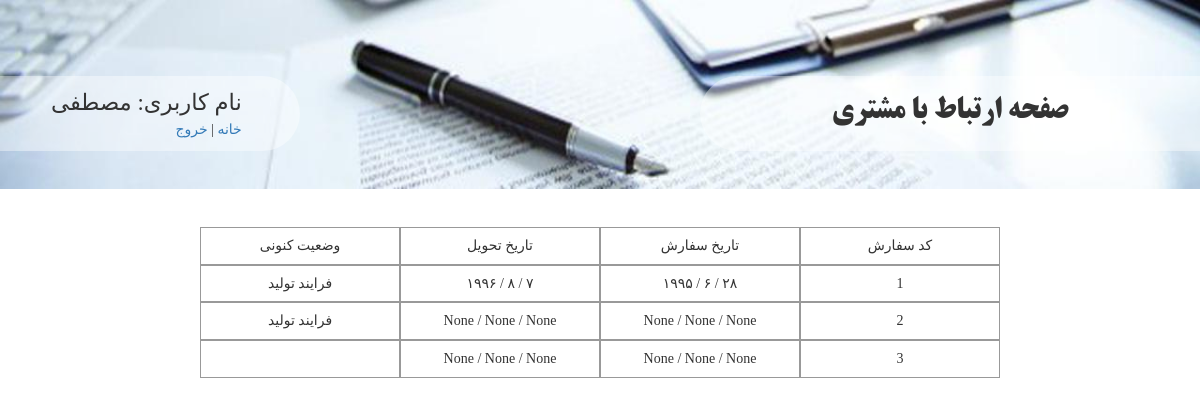
Before: /user/show_reserves/ (signed in) with the older database file.
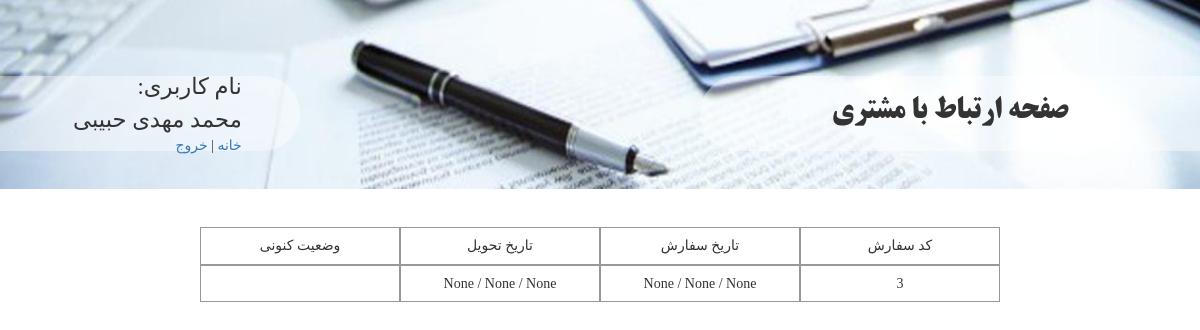
After: the same page with the newer database file.
### UserManager/models.py (models this page shows, shortened)
class Customer(models.Model):
    user = models.OneToOneField(User,)
    username = models.CharField(max_length=100)
    name = models.CharField(max_length=100, null=True, verbose_name='نام')
    phoneNumber = models.CharField(max_length=50, verbose_name='شماره تلفن همراه',)
    email = models.EmailField(verbose_name='ایمیل',)
    moaref = models.CharField(max_length=200, verbose_name='نام معرف',)
    workPhoneNumber = models.CharField(max_length=50, verbose_name='تلفن محل کار',)
    address = models.TextField(verbose_name='آدرس',)
    companyName = models.TextField(verbose_name='نام شرکت',)
    class Meta:
        verbose_name = 'مشتری'
        verbose_name_plural = 'مشتری'

### ReserveForm/models.py (models this page shows, shortened)
class ReserveForm(models.Model):
    customer = models.ForeignKey(Customer, verbose_name='مشتری', )
    tarh = models.ImageField(upload_to='tarh/', verbose_name='طرح', blank=True, null=True)
    serviceTarh = models.ManyToManyField('ServiceTarh', verbose_name='خدمات طرح', blank=True)
    hasParche = models.BooleanField(verbose_name='پارچه دارد',)
    parche = models.ForeignKey('Parche',verbose_name='پارچه', blank=True, null=True)
    parcheWidth = models.IntegerField(verbose_name='عرض پارچه', blank=True, null=True)
    parcheHeight = models.IntegerField(verbose_name='طول پارچه', blank=True, null=True)
    number = models.IntegerField(verbose_name='تعداد', blank=True, null=True)
    typeChap = models.ForeignKey('Chap', verbose_name='چاپ', blank=True, null=True)
    dookht = models.ForeignKey('Dookht', verbose_name='دوخت', blank=True, null=True,)
    hasLabel = models.BooleanField(verbose_name='لیبل دارد', )
    otherServices = models.ManyToManyField('OtherServices', verbose_name='سایر خدمات', blank=True)
    reserveDay = models.IntegerField(choices=dayChoice, verbose_name='روز', blank=True, null=True)
    reserveMonth = models.IntegerField(choices=monthChoice, verbose_name='ماه', blank=True, null=True)
    reserveYear = models.IntegerField(verbose_name='سال', blank=True, null=True)
    deliveryDay = models.IntegerField(choices=dayChoice, verbose_name='روز', blank=True, null=True)
    deliveryMonth = models.IntegerField(choices=monthChoice, verbose_name='ماه', blank=True, null=True)
    deliveryYear = models.IntegerField(verbose_name='سال', blank=True, null=True)
    description = models.TextField(verbose_name='توضیح', blank=True, null=True)
    process = models.ForeignKey('Process', verbose_name='فرایند', blank=True, null=True, default=2)
    class Meta:
        verbose_name = "سفارش"
        verbose_name_plural = "سفارش"

class Process(models.Model):
    name = models.CharField(max_length=100, verbose_name='نام',)
    class Meta:
        verbose_name = 'فرایند'
        verbose_name_plural = 'فرایند'

### UserManager/views.py (the view)
# urls.py: url(r'show_reserves/', view=views.show_reserves, name='ShowReserves'),
@login_required(login_url='/user/login/')
def show_reserves(request):
    customer = Customer.objects.get(user=request.user)
    forms = ReserveForm.objects.filter(customer=customer)
    context = {'forms':forms, 'customer':customer}
    return render(request, 'showReserves.html', context=context)

### ReserveForm/templatetags/toPersian.py (called while the page is built)
@register.filter
def IntegerToPersian(number):
    if number is None:
        return None
    if number==0:
        return '۰'
    persian_number = ''
    while(number>=1):
        digit = number%10
        persian_number = toPersianDigit(digit)+persian_number
        number = int(number/10)
    return persian_number

def toPersianDigit(digit):
    if digit is None:
        return None
    if digit==1:
        return '۱'
    if digit==2:
        return '۲'
    if digit==3:
        return '۳'
    if digit==4:
        return '۴'
    if digit==5:
        return '۵'
    if digit==6:
        return '۶'
    if digit==7:
        return '۷'
    if digit==8:
        return '۸'
    if digit==9:
        return '۹'
    if digit==0:
        return '۰'

### templates/showReserves.html
{% extends 'customerBase.html' %}
{% load static %}
{% load toPersian %}
{% block load_style_file %}
    <link href="{% static 'css/showReserves.css' %}" rel="stylesheet" type="text/css">
{% endblock %}
{% block content %}
    <div id="main-content-wrapper" class="container-fluid">
        <div class="row">
            <div id="table-wrapper" class="col-md-8 col-md-offset-2 container-fluid">
                <div class="row">
                    <div class="col-md-3 center-horizontally cell">
                        <h5 class="text-wrapper">وضعیت کنونی</h5>
                    </div>
                    <div class="col-md-3 center-horizontally cell">
                        <h5 class="text-wrapper">تاریخ تحویل</h5>
                    </div>
                    <div class="col-md-3 center-horizontally cell">
                        <h5 class="text-wrapper">تاریخ سفارش</h5>
                    </div>
                    <div class="col-md-3 center-horizontally cell">
                        <h5 class="text-wrapper">کد سفارش</h5>
                    </div>
                </div>
                {% for form in forms %}
                    <div class="row">
                        <div class="col-md-3 center-horizontally cell">
                            <h5 class="text-wrapper">{{ form.process.name }}</h5>
                        </div>
                        <div class="col-md-3 center-horizontally cell">
                            <h5 class="text-wrapper">
                                <span>{{ form.deliveryYear|IntegerToPersian }} /</span>
                                <span>{{ form.deliveryMonth|IntegerToPersian }} /</span>
                                <span>{{ form.deliveryDay|IntegerToPersian }}</span>
                            </h5>
                        </div>
                        <div class="col-md-3 center-horizontally cell">
                            <h5 class="text-wrapper">
                                <span>{{ form.reserveYear|IntegerToPersian }} /</span>
                                <span>{{ form.reserveMonth|IntegerToPersian }} /</span>
                                <span>{{ form.reserveDay|IntegerToPersian }}</span>
                            </h5>
                        </div>
                        <div class="col-md-3 center-horizontally cell">
                            <h5 class="text-wrapper">{{ form.id }}</h5>
                        </div>
                    </div>
                {% endfor %}
            </div>
        </div>
    </div>
{% endblock %}

### templates/customerBase.html (shortened to what this page needs)
<!DOCTYPE html>
{% load static %}
<html lang="en">
<head>
    <link href="{% static 'bootstrap-3.3.7-dist/css/bootstrap.min.css' %}" rel="stylesheet" type="text/css">
    <link href="{% static 'css/customer_base.css' %}" type="text/css" rel="stylesheet">
    {% block load_style_file %}
    {% endblock %}
</head>
<body>
{% block header_page %}
    <div id="header-wrapper" class="container-fluid">
        <div class="row">
            <div id="user-property-wrapper" class="col-sm-4 col-xs-5 col-md-3">
                <div id="container-property" class="center-vertically">
                    <div id="username-wrapper">
                        <div id="username-label-wrapper">نام کاربری:</div>
                        <div id="username-value-wrapper">{{ customer.name }}</div>
                    </div>
                    <div id="links-wrapper">
                        <div id="home-link"><a href="{% url 'HomepageCustomer' %}">خانه</a> |</div>
                        <div id="exit-link"><a href="{% url 'Exit' %}">خروج</a></div>
                    </div>
                </div>
            </div>
            <div id="page-title-wrapper" class="col-xs-8 col-xs-offset-4 col-md-5 col-md-offset-4">صفحه ارتباط با مشتری</div>
        </div>
    </div>
{% endblock %}
{% block content %}
{% endblock %}
</body>
</html>

### static/css/customer_base.css (style rules this page uses)
.center-vertically { position: relative; top: 50%; -webkit-transform: translateY(-50%); -moz-transform: translateY(-50%); -ms-transform: translateY(-50%); -o-transform: translateY(-50%); transform: translateY(-50%); }
.center-horizontally { text-align: center; }
#header-wrapper { background-image: url("/static/img/header.jpg"); height: 5cm; background-size:100% 100% ; background-repeat: no-repeat; font-family: "adobe arabic"; }
body { font-family: "adobe arabic"; }
#header-wrapper .row { margin-top: 2cm; }
#user-property-wrapper { background-color: rgba(255, 255, 255, 0.4); height: 2cm; border-bottom-right-radius: 1cm; border-top-right-radius: 1cm; min-width: 4cm; }
#page-title-wrapper { background-color: rgba(255, 255, 255, 0.4); height: 2cm; border-bottom-left-radius: 1cm; border-top-left-radius: 1cm; font-size: 0.8cm; text-align: center; padding-top: 0.4cm; font-family: "B titr"; }
#user-property-wrapper #container-property { display: inline-block; width: 6cm; float: left; }
#username-wrapper { direction: rtl; font-size: 0.6cm; }
#user-property-wrapper #username-label-wrapper { direction: rtl; display: inline-block; }
#user-property-wrapper #username-value-wrapper { display: inline-block; }
#links-wrapper { direction: rtl; }
#links-wrapper #exit-link { display: inline-block; }
#links-wrapper #home-link { display: inline-block; }

### static/css/showReserves.css (style rules this page uses)
#main-content-wrapper { padding-top: 1cm; }
.cell { border: solid 1px #999999; min-height: 1cm; }

Changed rows visible on the page:
removed ReserveForm: process.name "فرایند تولید", deliveryYear|IntegerToPersian "۱۹۹۶", deliveryMonth|IntegerToPersian "۸", deliveryDay|IntegerToPersian "۷", reserveYear|IntegerToPersian "۱۹۹۵", reserveMonth|IntegerToPersian "۶", reserveDay|IntegerToPersian "۲۸", id "1"
removed ReserveForm: process.name "فرایند تولید", deliveryYear|IntegerToPersian "None", deliveryMonth|IntegerToPersian "None", deliveryDay|IntegerToPersian "None", reserveYear|IntegerToPersian "None", reserveMonth|IntegerToPersian "None", reserveDay|IntegerToPersian "None", id "2"
changed Customer: name "مصطفی" → "محمد مهدی حبیبی"
